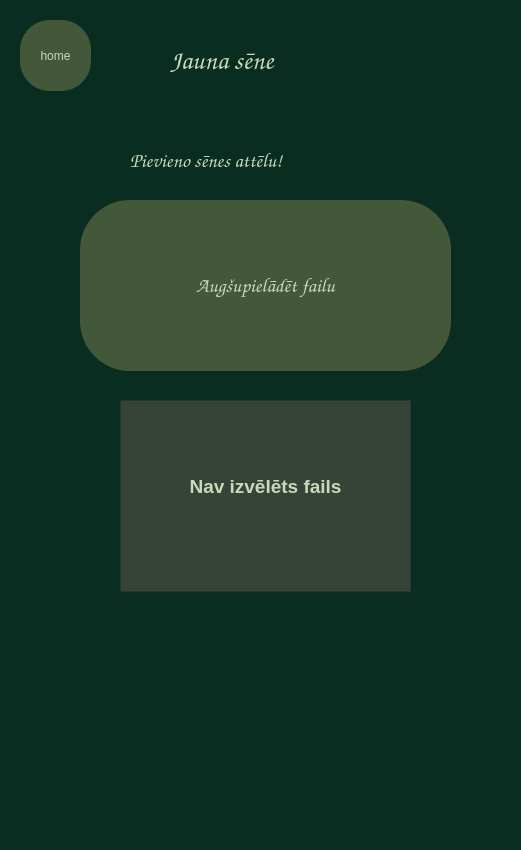
<?xml version="1.0" encoding="UTF-8"?>
<ui version="4.0">
 <class>MainWindow</class>
 <widget class="QMainWindow" name="MainWindow">
  <property name="geometry">
   <rect>
    <x>0</x>
    <y>0</y>
    <width>521</width>
    <height>850</height>
   </rect>
  </property>
  <property name="minimumSize">
   <size>
    <width>521</width>
    <height>850</height>
   </size>
  </property>
  <property name="maximumSize">
   <size>
    <width>520</width>
    <height>850</height>
   </size>
  </property>
  <property name="windowTitle">
   <string>JaunaSene</string>
  </property>
  <property name="styleSheet">
   <string notr="true">background-color: rgb(9, 46, 33);</string>
  </property>
  <widget class="QWidget" name="centralwidget">
   <widget class="QTextBrowser" name="imageselected">
    <property name="geometry">
     <rect>
      <x>120</x>
      <y>400</y>
      <width>291</width>
      <height>192</height>
     </rect>
    </property>
    <property name="maximumSize">
     <size>
      <width>291</width>
      <height>192</height>
     </size>
    </property>
    <property name="styleSheet">
     <string notr="true">background-color: rgb(56, 67, 56);
padding: 70px 0;
text-align: center;</string>
    </property>
    <property name="locale">
     <locale language="Latvian" country="Latvia"/>
    </property>
    <property name="html">
     <string>&lt;!DOCTYPE HTML PUBLIC &quot;-//W3C//DTD HTML 4.0//EN&quot; &quot;http://www.w3.org/TR/REC-html40/strict.dtd&quot;&gt;
&lt;html&gt;&lt;head&gt;&lt;meta name=&quot;qrichtext&quot; content=&quot;1&quot; /&gt;&lt;style type=&quot;text/css&quot;&gt;
p, li { white-space: pre-wrap; }
&lt;/style&gt;&lt;/head&gt;&lt;body style=&quot; font-family:'MS Shell Dlg 2'; font-size:7.8pt; font-weight:400; font-style:normal;&quot;&gt;
&lt;p align=&quot;center&quot; style=&quot; margin-top:0px; margin-bottom:0px; margin-left:0px; margin-right:0px; -qt-block-indent:0; text-indent:0px;&quot;&gt;&lt;span style=&quot; font-size:14pt; font-weight:600; color:#c7daba;&quot;&gt;Nav izvēlēts fails&lt;/span&gt;&lt;/p&gt;&lt;/body&gt;&lt;/html&gt;</string>
    </property>
   </widget>
   <widget class="QTextBrowser" name="instructions">
    <property name="geometry">
     <rect>
      <x>80</x>
      <y>620</y>
      <width>371</width>
      <height>91</height>
     </rect>
    </property>
    <property name="minimumSize">
     <size>
      <width>1</width>
      <height>1</height>
     </size>
    </property>
    <property name="maximumSize">
     <size>
      <width>371</width>
      <height>192</height>
     </size>
    </property>
    <property name="font">
     <font>
      <pointsize>12</pointsize>
     </font>
    </property>
    <property name="styleSheet">
     <string notr="true">padding: 70px 0;
text-align: center;
color: rgb(199, 218, 186);</string>
    </property>
    <property name="locale">
     <locale language="Latvian" country="Latvia"/>
    </property>
    <property name="frameShape">
     <enum>QFrame::NoFrame</enum>
    </property>
    <property name="frameShadow">
     <enum>QFrame::Plain</enum>
    </property>
    <property name="lineWidth">
     <number>0</number>
    </property>
    <property name="html">
     <string>&lt;!DOCTYPE HTML PUBLIC &quot;-//W3C//DTD HTML 4.0//EN&quot; &quot;http://www.w3.org/TR/REC-html40/strict.dtd&quot;&gt;
&lt;html&gt;&lt;head&gt;&lt;meta name=&quot;qrichtext&quot; content=&quot;1&quot; /&gt;&lt;style type=&quot;text/css&quot;&gt;
p, li { white-space: pre-wrap; }
&lt;/style&gt;&lt;/head&gt;&lt;body style=&quot; font-family:'MS Shell Dlg 2'; font-size:12pt; font-weight:400; font-style:normal;&quot;&gt;
&lt;p align=&quot;center&quot; style=&quot;-qt-paragraph-type:empty; margin-top:0px; margin-bottom:0px; margin-left:0px; margin-right:0px; -qt-block-indent:0; text-indent:0px;&quot;&gt;&lt;br /&gt;&lt;/p&gt;&lt;/body&gt;&lt;/html&gt;</string>
    </property>
   </widget>
   <widget class="QPushButton" name="homebutton">
    <property name="geometry">
     <rect>
      <x>20</x>
      <y>20</y>
      <width>71</width>
      <height>71</height>
     </rect>
    </property>
    <property name="styleSheet">
     <string notr="true">border-radius: 30px;
background-color: rgb(66, 88, 56);
color: rgb(199, 218, 186);</string>
    </property>
    <property name="text">
     <string>home</string>
    </property>
   </widget>
   <widget class="QLabel" name="newtitle">
    <property name="geometry">
     <rect>
      <x>170</x>
      <y>40</y>
      <width>181</width>
      <height>41</height>
     </rect>
    </property>
    <property name="minimumSize">
     <size>
      <width>181</width>
      <height>41</height>
     </size>
    </property>
    <property name="maximumSize">
     <size>
      <width>181</width>
      <height>41</height>
     </size>
    </property>
    <property name="palette">
     <palette>
      <active>
       <colorrole role="WindowText">
        <brush brushstyle="SolidPattern">
         <color alpha="255">
          <red>199</red>
          <green>218</green>
          <blue>186</blue>
         </color>
        </brush>
       </colorrole>
       <colorrole role="Button">
        <brush brushstyle="SolidPattern">
         <color alpha="255">
          <red>9</red>
          <green>46</green>
          <blue>33</blue>
         </color>
        </brush>
       </colorrole>
       <colorrole role="Text">
        <brush brushstyle="SolidPattern">
         <color alpha="255">
          <red>199</red>
          <green>218</green>
          <blue>186</blue>
         </color>
        </brush>
       </colorrole>
       <colorrole role="Base">
        <brush brushstyle="SolidPattern">
         <color alpha="255">
          <red>9</red>
          <green>46</green>
          <blue>33</blue>
         </color>
        </brush>
       </colorrole>
       <colorrole role="Window">
        <brush brushstyle="SolidPattern">
         <color alpha="255">
          <red>9</red>
          <green>46</green>
          <blue>33</blue>
         </color>
        </brush>
       </colorrole>
      </active>
      <inactive>
       <colorrole role="WindowText">
        <brush brushstyle="SolidPattern">
         <color alpha="255">
          <red>199</red>
          <green>218</green>
          <blue>186</blue>
         </color>
        </brush>
       </colorrole>
       <colorrole role="Button">
        <brush brushstyle="SolidPattern">
         <color alpha="255">
          <red>9</red>
          <green>46</green>
          <blue>33</blue>
         </color>
        </brush>
       </colorrole>
       <colorrole role="Text">
        <brush brushstyle="SolidPattern">
         <color alpha="255">
          <red>199</red>
          <green>218</green>
          <blue>186</blue>
         </color>
        </brush>
       </colorrole>
       <colorrole role="Base">
        <brush brushstyle="SolidPattern">
         <color alpha="255">
          <red>9</red>
          <green>46</green>
          <blue>33</blue>
         </color>
        </brush>
       </colorrole>
       <colorrole role="Window">
        <brush brushstyle="SolidPattern">
         <color alpha="255">
          <red>9</red>
          <green>46</green>
          <blue>33</blue>
         </color>
        </brush>
       </colorrole>
      </inactive>
      <disabled>
       <colorrole role="WindowText">
        <brush brushstyle="SolidPattern">
         <color alpha="255">
          <red>120</red>
          <green>120</green>
          <blue>120</blue>
         </color>
        </brush>
       </colorrole>
       <colorrole role="Button">
        <brush brushstyle="SolidPattern">
         <color alpha="255">
          <red>9</red>
          <green>46</green>
          <blue>33</blue>
         </color>
        </brush>
       </colorrole>
       <colorrole role="Text">
        <brush brushstyle="SolidPattern">
         <color alpha="255">
          <red>120</red>
          <green>120</green>
          <blue>120</blue>
         </color>
        </brush>
       </colorrole>
       <colorrole role="Base">
        <brush brushstyle="SolidPattern">
         <color alpha="255">
          <red>9</red>
          <green>46</green>
          <blue>33</blue>
         </color>
        </brush>
       </colorrole>
       <colorrole role="Window">
        <brush brushstyle="SolidPattern">
         <color alpha="255">
          <red>9</red>
          <green>46</green>
          <blue>33</blue>
         </color>
        </brush>
       </colorrole>
      </disabled>
     </palette>
    </property>
    <property name="font">
     <font>
      <family>Comic Sans MS</family>
      <pointsize>20</pointsize>
      <weight>75</weight>
      <bold>true</bold>
     </font>
    </property>
    <property name="autoFillBackground">
     <bool>false</bool>
    </property>
    <property name="locale">
     <locale language="Latvian" country="Latvia"/>
    </property>
    <property name="text">
     <string>Jauna sēne</string>
    </property>
    <property name="wordWrap">
     <bool>false</bool>
    </property>
    <property name="margin">
     <number>0</number>
    </property>
   </widget>
   <widget class="QPushButton" name="uploadbutton">
    <property name="geometry">
     <rect>
      <x>80</x>
      <y>200</y>
      <width>371</width>
      <height>171</height>
     </rect>
    </property>
    <property name="minimumSize">
     <size>
      <width>371</width>
      <height>171</height>
     </size>
    </property>
    <property name="maximumSize">
     <size>
      <width>371</width>
      <height>171</height>
     </size>
    </property>
    <property name="palette">
     <palette>
      <active>
       <colorrole role="WindowText">
        <brush brushstyle="SolidPattern">
         <color alpha="255">
          <red>199</red>
          <green>218</green>
          <blue>186</blue>
         </color>
        </brush>
       </colorrole>
       <colorrole role="Button">
        <brush brushstyle="SolidPattern">
         <color alpha="255">
          <red>66</red>
          <green>88</green>
          <blue>56</blue>
         </color>
        </brush>
       </colorrole>
       <colorrole role="Text">
        <brush brushstyle="SolidPattern">
         <color alpha="255">
          <red>199</red>
          <green>218</green>
          <blue>186</blue>
         </color>
        </brush>
       </colorrole>
       <colorrole role="ButtonText">
        <brush brushstyle="SolidPattern">
         <color alpha="255">
          <red>199</red>
          <green>218</green>
          <blue>186</blue>
         </color>
        </brush>
       </colorrole>
       <colorrole role="Base">
        <brush brushstyle="SolidPattern">
         <color alpha="255">
          <red>66</red>
          <green>88</green>
          <blue>56</blue>
         </color>
        </brush>
       </colorrole>
       <colorrole role="Window">
        <brush brushstyle="SolidPattern">
         <color alpha="255">
          <red>66</red>
          <green>88</green>
          <blue>56</blue>
         </color>
        </brush>
       </colorrole>
      </active>
      <inactive>
       <colorrole role="WindowText">
        <brush brushstyle="SolidPattern">
         <color alpha="255">
          <red>199</red>
          <green>218</green>
          <blue>186</blue>
         </color>
        </brush>
       </colorrole>
       <colorrole role="Button">
        <brush brushstyle="SolidPattern">
         <color alpha="255">
          <red>66</red>
          <green>88</green>
          <blue>56</blue>
         </color>
        </brush>
       </colorrole>
       <colorrole role="Text">
        <brush brushstyle="SolidPattern">
         <color alpha="255">
          <red>199</red>
          <green>218</green>
          <blue>186</blue>
         </color>
        </brush>
       </colorrole>
       <colorrole role="ButtonText">
        <brush brushstyle="SolidPattern">
         <color alpha="255">
          <red>199</red>
          <green>218</green>
          <blue>186</blue>
         </color>
        </brush>
       </colorrole>
       <colorrole role="Base">
        <brush brushstyle="SolidPattern">
         <color alpha="255">
          <red>66</red>
          <green>88</green>
          <blue>56</blue>
         </color>
        </brush>
       </colorrole>
       <colorrole role="Window">
        <brush brushstyle="SolidPattern">
         <color alpha="255">
          <red>66</red>
          <green>88</green>
          <blue>56</blue>
         </color>
        </brush>
       </colorrole>
      </inactive>
      <disabled>
       <colorrole role="WindowText">
        <brush brushstyle="SolidPattern">
         <color alpha="255">
          <red>199</red>
          <green>218</green>
          <blue>186</blue>
         </color>
        </brush>
       </colorrole>
       <colorrole role="Button">
        <brush brushstyle="SolidPattern">
         <color alpha="255">
          <red>66</red>
          <green>88</green>
          <blue>56</blue>
         </color>
        </brush>
       </colorrole>
       <colorrole role="Text">
        <brush brushstyle="SolidPattern">
         <color alpha="255">
          <red>199</red>
          <green>218</green>
          <blue>186</blue>
         </color>
        </brush>
       </colorrole>
       <colorrole role="ButtonText">
        <brush brushstyle="SolidPattern">
         <color alpha="255">
          <red>199</red>
          <green>218</green>
          <blue>186</blue>
         </color>
        </brush>
       </colorrole>
       <colorrole role="Base">
        <brush brushstyle="SolidPattern">
         <color alpha="255">
          <red>66</red>
          <green>88</green>
          <blue>56</blue>
         </color>
        </brush>
       </colorrole>
       <colorrole role="Window">
        <brush brushstyle="SolidPattern">
         <color alpha="255">
          <red>66</red>
          <green>88</green>
          <blue>56</blue>
         </color>
        </brush>
       </colorrole>
      </disabled>
     </palette>
    </property>
    <property name="font">
     <font>
      <family>Comic Sans MS</family>
      <pointsize>15</pointsize>
      <weight>75</weight>
      <bold>true</bold>
     </font>
    </property>
    <property name="styleSheet">
     <string notr="true">border-radius: 50px;
background-color: rgb(66, 88, 56);
color: rgb(199, 218, 186);</string>
    </property>
    <property name="locale">
     <locale language="Latvian" country="Latvia"/>
    </property>
    <property name="text">
     <string>Augšupielādēt failu</string>
    </property>
   </widget>
   <widget class="QLabel" name="instructionlabel">
    <property name="geometry">
     <rect>
      <x>130</x>
      <y>140</y>
      <width>261</width>
      <height>41</height>
     </rect>
    </property>
    <property name="minimumSize">
     <size>
      <width>261</width>
      <height>41</height>
     </size>
    </property>
    <property name="maximumSize">
     <size>
      <width>261</width>
      <height>41</height>
     </size>
    </property>
    <property name="palette">
     <palette>
      <active>
       <colorrole role="WindowText">
        <brush brushstyle="SolidPattern">
         <color alpha="255">
          <red>199</red>
          <green>218</green>
          <blue>186</blue>
         </color>
        </brush>
       </colorrole>
       <colorrole role="Button">
        <brush brushstyle="SolidPattern">
         <color alpha="255">
          <red>9</red>
          <green>46</green>
          <blue>33</blue>
         </color>
        </brush>
       </colorrole>
       <colorrole role="Text">
        <brush brushstyle="SolidPattern">
         <color alpha="255">
          <red>199</red>
          <green>218</green>
          <blue>186</blue>
         </color>
        </brush>
       </colorrole>
       <colorrole role="Base">
        <brush brushstyle="SolidPattern">
         <color alpha="255">
          <red>9</red>
          <green>46</green>
          <blue>33</blue>
         </color>
        </brush>
       </colorrole>
       <colorrole role="Window">
        <brush brushstyle="SolidPattern">
         <color alpha="255">
          <red>9</red>
          <green>46</green>
          <blue>33</blue>
         </color>
        </brush>
       </colorrole>
      </active>
      <inactive>
       <colorrole role="WindowText">
        <brush brushstyle="SolidPattern">
         <color alpha="255">
          <red>199</red>
          <green>218</green>
          <blue>186</blue>
         </color>
        </brush>
       </colorrole>
       <colorrole role="Button">
        <brush brushstyle="SolidPattern">
         <color alpha="255">
          <red>9</red>
          <green>46</green>
          <blue>33</blue>
         </color>
        </brush>
       </colorrole>
       <colorrole role="Text">
        <brush brushstyle="SolidPattern">
         <color alpha="255">
          <red>199</red>
          <green>218</green>
          <blue>186</blue>
         </color>
        </brush>
       </colorrole>
       <colorrole role="Base">
        <brush brushstyle="SolidPattern">
         <color alpha="255">
          <red>9</red>
          <green>46</green>
          <blue>33</blue>
         </color>
        </brush>
       </colorrole>
       <colorrole role="Window">
        <brush brushstyle="SolidPattern">
         <color alpha="255">
          <red>9</red>
          <green>46</green>
          <blue>33</blue>
         </color>
        </brush>
       </colorrole>
      </inactive>
      <disabled>
       <colorrole role="WindowText">
        <brush brushstyle="SolidPattern">
         <color alpha="255">
          <red>120</red>
          <green>120</green>
          <blue>120</blue>
         </color>
        </brush>
       </colorrole>
       <colorrole role="Button">
        <brush brushstyle="SolidPattern">
         <color alpha="255">
          <red>9</red>
          <green>46</green>
          <blue>33</blue>
         </color>
        </brush>
       </colorrole>
       <colorrole role="Text">
        <brush brushstyle="SolidPattern">
         <color alpha="255">
          <red>120</red>
          <green>120</green>
          <blue>120</blue>
         </color>
        </brush>
       </colorrole>
       <colorrole role="Base">
        <brush brushstyle="SolidPattern">
         <color alpha="255">
          <red>9</red>
          <green>46</green>
          <blue>33</blue>
         </color>
        </brush>
       </colorrole>
       <colorrole role="Window">
        <brush brushstyle="SolidPattern">
         <color alpha="255">
          <red>9</red>
          <green>46</green>
          <blue>33</blue>
         </color>
        </brush>
       </colorrole>
      </disabled>
     </palette>
    </property>
    <property name="font">
     <font>
      <family>Comic Sans MS</family>
      <pointsize>15</pointsize>
      <weight>75</weight>
      <bold>true</bold>
     </font>
    </property>
    <property name="autoFillBackground">
     <bool>false</bool>
    </property>
    <property name="locale">
     <locale language="Latvian" country="Latvia"/>
    </property>
    <property name="text">
     <string>Pievieno sēnes attēlu!</string>
    </property>
    <property name="wordWrap">
     <bool>false</bool>
    </property>
    <property name="margin">
     <number>0</number>
    </property>
   </widget>
   <widget class="QLabel" name="error">
    <property name="geometry">
     <rect>
      <x>60</x>
      <y>740</y>
      <width>401</width>
      <height>61</height>
     </rect>
    </property>
    <property name="minimumSize">
     <size>
      <width>351</width>
      <height>20</height>
     </size>
    </property>
    <property name="maximumSize">
     <size>
      <width>3000</width>
      <height>666</height>
     </size>
    </property>
    <property name="palette">
     <palette>
      <active>
       <colorrole role="WindowText">
        <brush brushstyle="SolidPattern">
         <color alpha="255">
          <red>181</red>
          <green>229</green>
          <blue>4</blue>
         </color>
        </brush>
       </colorrole>
       <colorrole role="Button">
        <brush brushstyle="SolidPattern">
         <color alpha="255">
          <red>9</red>
          <green>46</green>
          <blue>33</blue>
         </color>
        </brush>
       </colorrole>
       <colorrole role="Text">
        <brush brushstyle="SolidPattern">
         <color alpha="255">
          <red>181</red>
          <green>229</green>
          <blue>4</blue>
         </color>
        </brush>
       </colorrole>
       <colorrole role="ButtonText">
        <brush brushstyle="SolidPattern">
         <color alpha="255">
          <red>181</red>
          <green>229</green>
          <blue>4</blue>
         </color>
        </brush>
       </colorrole>
       <colorrole role="Base">
        <brush brushstyle="SolidPattern">
         <color alpha="255">
          <red>9</red>
          <green>46</green>
          <blue>33</blue>
         </color>
        </brush>
       </colorrole>
       <colorrole role="Window">
        <brush brushstyle="SolidPattern">
         <color alpha="255">
          <red>9</red>
          <green>46</green>
          <blue>33</blue>
         </color>
        </brush>
       </colorrole>
      </active>
      <inactive>
       <colorrole role="WindowText">
        <brush brushstyle="SolidPattern">
         <color alpha="255">
          <red>181</red>
          <green>229</green>
          <blue>4</blue>
         </color>
        </brush>
       </colorrole>
       <colorrole role="Button">
        <brush brushstyle="SolidPattern">
         <color alpha="255">
          <red>9</red>
          <green>46</green>
          <blue>33</blue>
         </color>
        </brush>
       </colorrole>
       <colorrole role="Text">
        <brush brushstyle="SolidPattern">
         <color alpha="255">
          <red>181</red>
          <green>229</green>
          <blue>4</blue>
         </color>
        </brush>
       </colorrole>
       <colorrole role="ButtonText">
        <brush brushstyle="SolidPattern">
         <color alpha="255">
          <red>181</red>
          <green>229</green>
          <blue>4</blue>
         </color>
        </brush>
       </colorrole>
       <colorrole role="Base">
        <brush brushstyle="SolidPattern">
         <color alpha="255">
          <red>9</red>
          <green>46</green>
          <blue>33</blue>
         </color>
        </brush>
       </colorrole>
       <colorrole role="Window">
        <brush brushstyle="SolidPattern">
         <color alpha="255">
          <red>9</red>
          <green>46</green>
          <blue>33</blue>
         </color>
        </brush>
       </colorrole>
      </inactive>
      <disabled>
       <colorrole role="WindowText">
        <brush brushstyle="SolidPattern">
         <color alpha="255">
          <red>181</red>
          <green>229</green>
          <blue>4</blue>
         </color>
        </brush>
       </colorrole>
       <colorrole role="Button">
        <brush brushstyle="SolidPattern">
         <color alpha="255">
          <red>9</red>
          <green>46</green>
          <blue>33</blue>
         </color>
        </brush>
       </colorrole>
       <colorrole role="Text">
        <brush brushstyle="SolidPattern">
         <color alpha="255">
          <red>181</red>
          <green>229</green>
          <blue>4</blue>
         </color>
        </brush>
       </colorrole>
       <colorrole role="ButtonText">
        <brush brushstyle="SolidPattern">
         <color alpha="255">
          <red>181</red>
          <green>229</green>
          <blue>4</blue>
         </color>
        </brush>
       </colorrole>
       <colorrole role="Base">
        <brush brushstyle="SolidPattern">
         <color alpha="255">
          <red>9</red>
          <green>46</green>
          <blue>33</blue>
         </color>
        </brush>
       </colorrole>
       <colorrole role="Window">
        <brush brushstyle="SolidPattern">
         <color alpha="255">
          <red>9</red>
          <green>46</green>
          <blue>33</blue>
         </color>
        </brush>
       </colorrole>
      </disabled>
     </palette>
    </property>
    <property name="font">
     <font>
      <family>Comic Sans MS</family>
      <pointsize>10</pointsize>
      <weight>9</weight>
      <italic>false</italic>
      <bold>false</bold>
     </font>
    </property>
    <property name="autoFillBackground">
     <bool>false</bool>
    </property>
    <property name="styleSheet">
     <string notr="true">qproperty-alignment: AlignCenter;
font: 75 10pt &quot;Comic Sans MS&quot;;
color: rgb(181, 229, 4);</string>
    </property>
    <property name="locale">
     <locale language="Latvian" country="Latvia"/>
    </property>
    <property name="text">
     <string/>
    </property>
   </widget>
  </widget>
  <widget class="QStatusBar" name="statusbar"/>
 </widget>
 <resources/>
 <connections/>
</ui>
